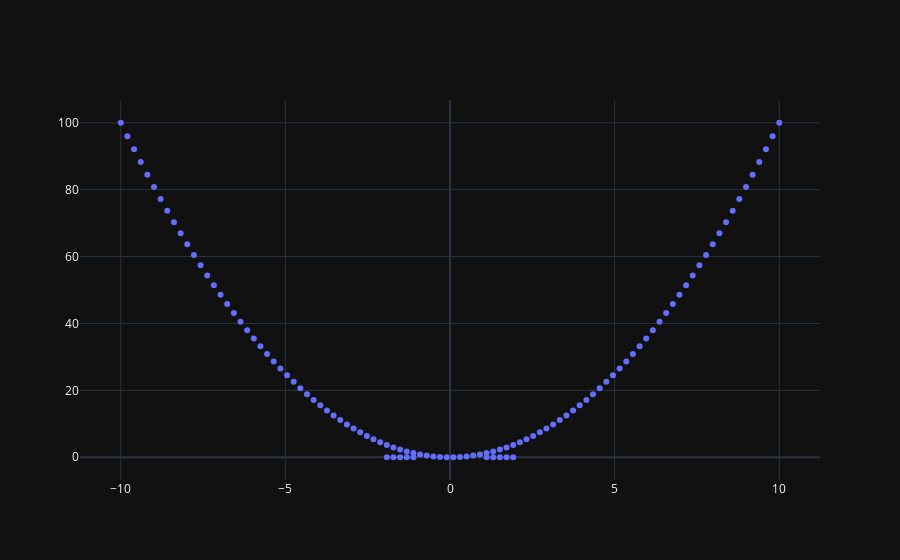

The code cell stored with this chart in its notebook:
### Code cell
import plotly.express as px
import plotly.graph_objects as go
fig1 = px.scatter(x = x, y = y2)
fig2 = px.scatter(x = preimagen, y = np.zeros(len(preimagen)))
fig = go.Figure(data = fig1.data + fig2.data)
fig.show()
